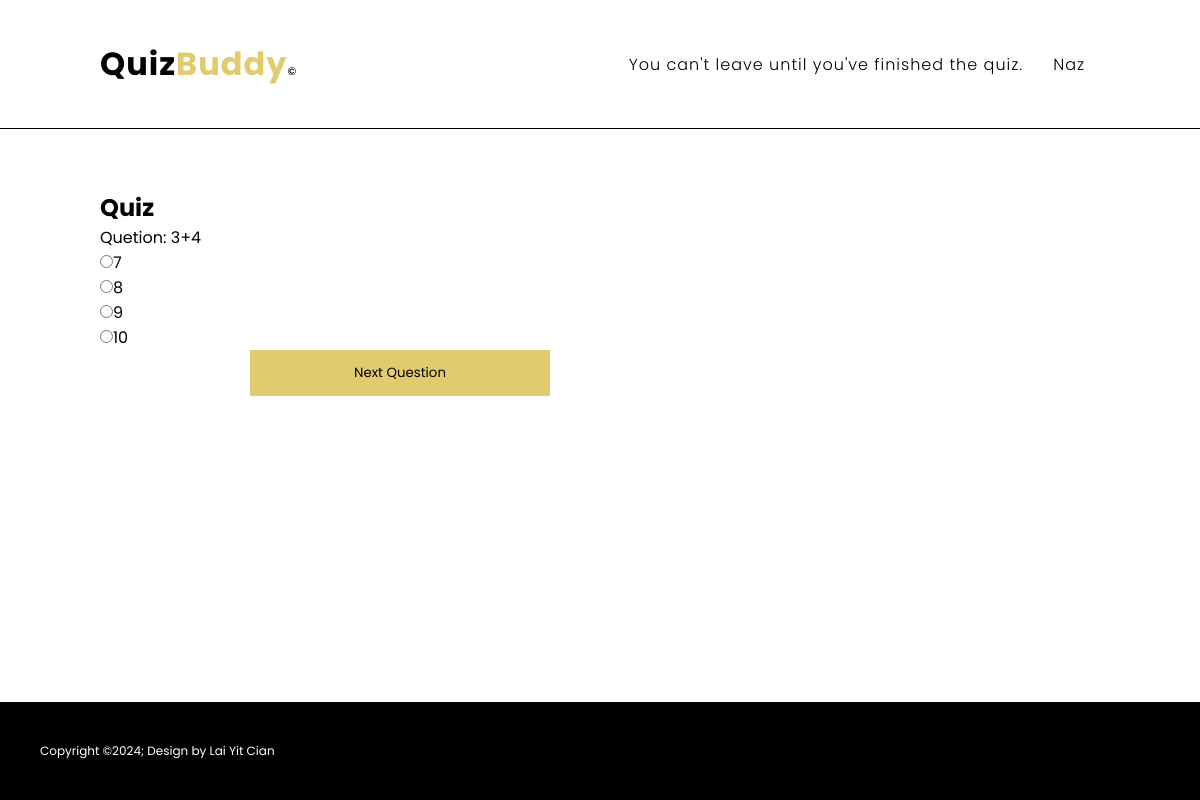
The page /quiz.php?Q_NUM=8949 (signed in) on the database its author committed.
### tables this page shows
CREATE TABLE `item` (
  `Q_NUM` int(4) NOT NULL,
  `U_NUM` int(4) NOT NULL,
  `Ques` text NOT NULL,
  `OPT1` text NOT NULL,
  `OPT2` text NOT NULL,
  `OPT3` text NOT NULL,
  `OPT4` text NOT NULL,
  `A` int(11) NOT NULL
);

### quiz.php (the view, shortened to what this page needs)
<?php
$conn = mysqli_connect("localhost", "root", "", "2test") or die(mysqli_error($conn));
$Q_NUM = isset($_GET['Q_NUM']) ? $_GET['Q_NUM'] : (isset($_SESSION['Q_NUM']) ? $_SESSION['Q_NUM'] : null);
$query = "SELECT * FROM item WHERE Q_NUM = $Q_NUM";
$result = mysqli_query($conn, $query);
if(mysqli_num_rows($result) > 0) {
    if($_SESSION['current_question'] < mysqli_num_rows($result)){
        mysqli_data_seek($result, $_SESSION['current_question']);
        $row = mysqli_fetch_assoc($result);
?>
        <!DOCTYPE html>
        <html lang="en">
        <head>
            <link rel="stylesheet" href="style.css">
        </head>
        <body>
    <?php include 'headerforquiz.php'; ?>
            <section class="section-quiz">
            <h1>Quiz</h1>
            <form class="quiz" action="<?php echo $_SERVER['PHP_SELF']; ?>" method="post">
                <p><?php echo "Quetion: " . $row ['Ques']; ?></p>
                <input type="radio" name="option" value="1"><?php echo $row['OPT1']; ?><br>
                <input type="radio" name="option" value="2"><?php echo $row['OPT2']; ?><br>
                <input type="radio" name="option" value="3"><?php echo $row['OPT3']; ?><br>
                <input type="radio" name="option" value="4" required><?php echo $row['OPT4']; ?><br>
                <div class="saveeditbuttdiv">
                <input class="saveeditbutt" type="submit" value="Next Question">
                </div>
            </form>
            </section>
        </body>
        </html>
        <?php include 'footer.php'; ?>
        <?php
    }
} else {
    echo "No questions found in the database.";
}
echo '<link href="style.css" rel="stylesheet"></link>';
?>

### style.css (style rules this page uses)
* { margin: 0; padding: 0; box-sizing: border-box; font-family: 'Poppins', sans-serif; }
body { background: #fff; min-height: auto; }
.saveeditbuttdiv { display: flex; justify-content: center; cursor: pointer; margin-bottom: 20px; }
.saveeditbuttdiv .saveeditbutt { background-color: #e0cb6e; width: 50%; border: 3px solid #e0cb6e; padding: 10px; cursor: pointer; transition: opacity 0.3s ease; }
.section-quiz { user-select: none; -webkit-user-select: none; -moz-user-select: none; margin-top: 160px; width: 90vh; padding: 30px 100px; min-width:100vh; background-size: cover; background-position: center; align-items: center; min-height: calc(100vh - 211px - 47px); }
.quiz { user-select: none; -webkit-user-select: none; -moz-user-select: none; cursor: pointer; }

### rows shown on the page
item: Ques "3+4", OPT1 "7", OPT2 "8", OPT3 "9", OPT4 "10"

### other values the page prints
$_SESSION['f_name'] "Naz"
